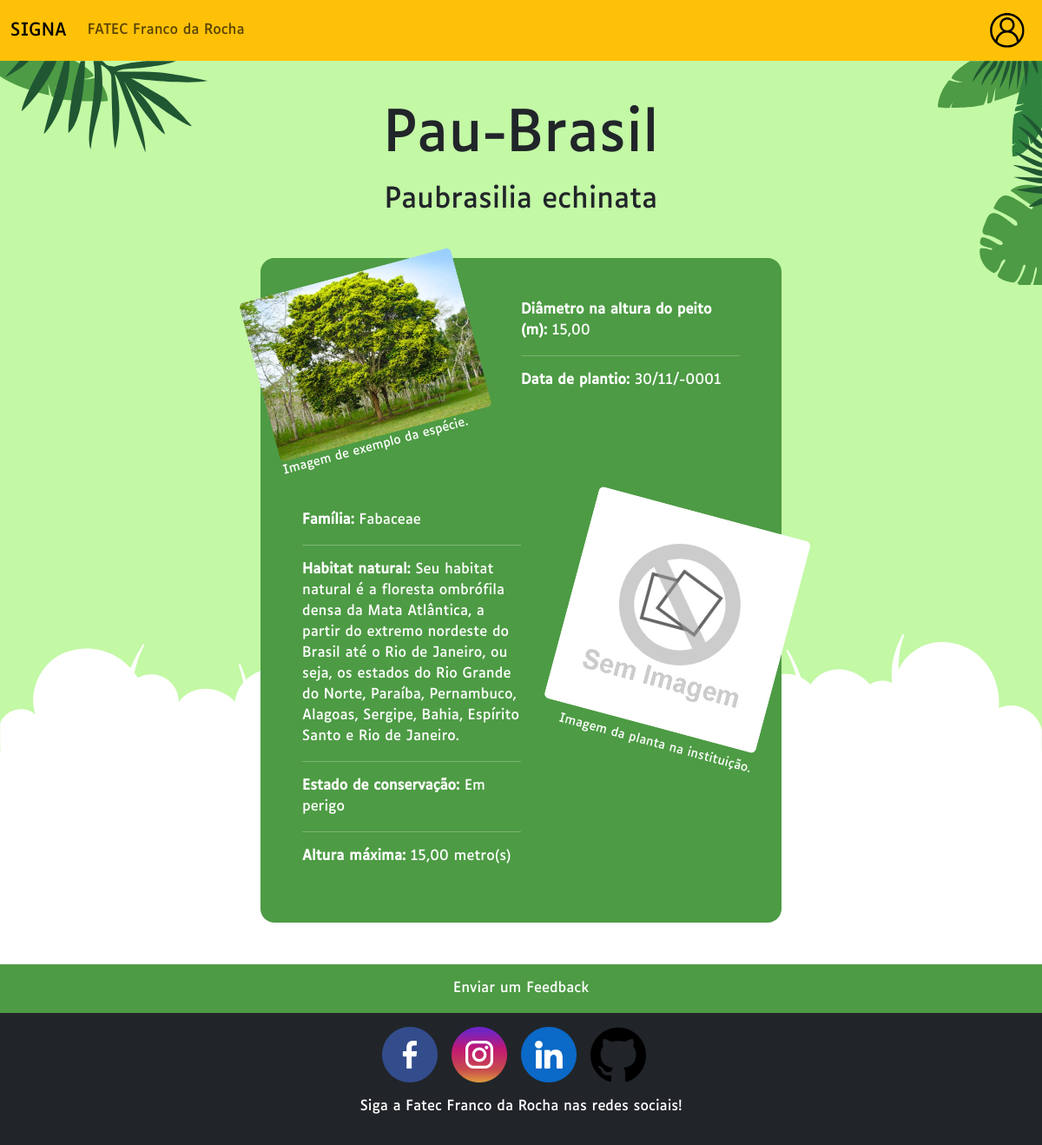
Page /especime/1 on the earlier database version.
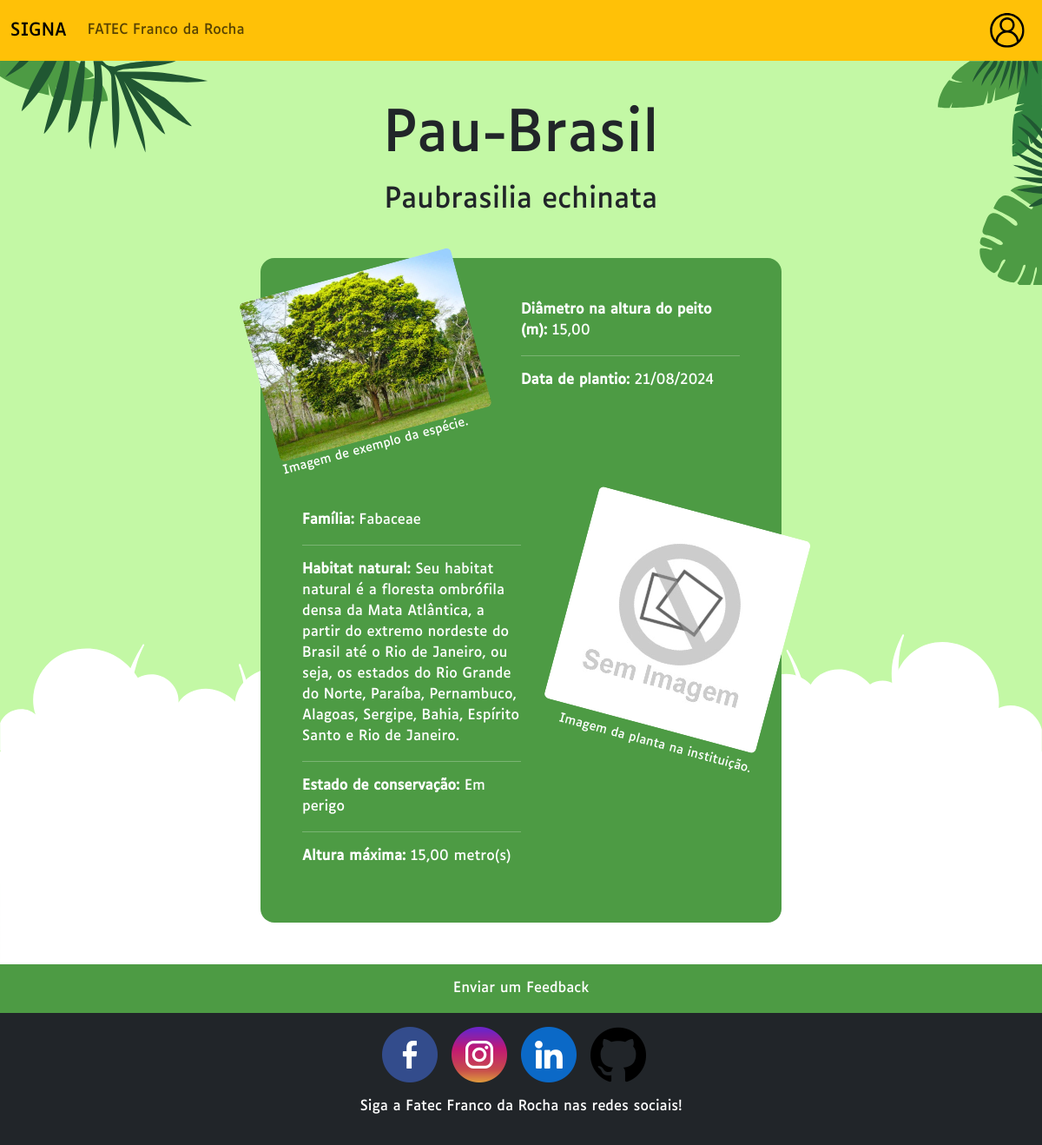
Same page on the later database version.
### tables this page shows
CREATE TABLE TBESPECIME
(
	IDESPECIME INT AUTO_INCREMENT,																	 
	IDESPECIE INT NOT NULL,																			 
	COORD VARCHAR(50),																				 
	IMAGEM VARCHAR(256),																			 
	DESCRICAOIMG VARCHAR(256),																		 
	ESTADO CHAR(1),																					 
	DAP DECIMAL(4,2),																				 
	DATPLANT DATETIME,																			 
	DATACAD DATETIME,																			 
	IDCADADM INT,																					 
	CONSTRAINT TBESPECIME_PK PRIMARY KEY (IDESPECIME),
	CONSTRAINT TBESPECIME_FK_TBESPECIE FOREIGN KEY (IDESPECIE) REFERENCES TBESPECIE(IDESPECIE),
	CONSTRAINT TBESPECIME_FK_TBADMIN FOREIGN KEY (IDCADADM) REFERENCES TBADMIN(IDADMIN)
);

CREATE TABLE TBESPECIE
(
	IDESPECIE INT AUTO_INCREMENT,												  
	NOMECIE VARCHAR(256),						                                  
	NOMEPOP VARCHAR(256),						                                  
	FAMILIA VARCHAR(256),						                                  
	HABITAT VARCHAR(2000),						                                  
	ALTURA DECIMAL(5,2),							                              
	CONSERV CHAR(1),															  
	IMAGEM VARCHAR(256),						                                  
	DESCRICAOIMG VARCHAR(256),					                                  
	DATACAD DATETIME,						                                  
	IDCADADM INT, 
	CONSTRAINT TBESPECIE_PK PRIMARY KEY (IDESPECIE),
	CONSTRAINT TBESPECIE_FK_TBADMIN FOREIGN KEY (IDCADADM) REFERENCES TBADMIN(IDADMIN)
);

### controller/routes.php (called while the page is built, shortened)
<?php
include_once "especime.php";
class Route
{
    function abrirExibirEspecime($idEspecime)
    {
        $planta = new EspecimeController();
        $planta = $planta->buscarTudo($idEspecime);
        include_once "view/paginaExibePlanta.php";
    }
}
?>

### model/especime.php (called while the page is built, shortened)
<?php
class Especime
{
    private $IDESPECIME;
    function buscarTudo()
    {
        $con = Conexao::conectar();
        $cmd = $con->prepare("SELECT TBA.IMAGEM 'IMGESPECIME',TBA.DESCRICAOIMG 'DESCESPECIME',DAP,DATPLANT 'DATPLANT',NOMECIE,NOMEPOP,FAMILIA,HABITAT,CONSERV,ALTURA,TBB.IDESPECIE,TBB.IMAGEM 'IMGESPECIE',TBB.DESCRICAOIMG 'DESCESPECIE'
        FROM TBESPECIME TBA JOIN TBESPECIE TBB ON TBA.IDESPECIE = TBB.IDESPECIE WHERE IDESPECIME = :IDESPECIME");
        $cmd->bindParam(":IDESPECIME", $this->IDESPECIME);
        $cmd->execute();
        return $cmd->fetch(PDO::FETCH_OBJ);
    }
}
?>

### controller/especime.php (called while the page is built, shortened)
<?php
include_once "model/especime.php";
class EspecimeController
{
    function buscarTudo($id)
    {
        $especime = new Especime();
        $especime->IDESPECIME = $id;
        return $especime->buscarTudo();
    }
}
?>

### view/paginaExibePlanta.php (the view, shortened to what this page needs)
<!DOCTYPE html>
<html lang="pt-br">
<head>
    <?php include_once "resource/head.php";?>
</head>
<body class="d-flex flex-column min-vh-100">
    <div class="corpo min-vh-100 h-100">
        <div class="conteudo bg-secondary h-100 clouds">
            <div class="container-fluid folhas p-0 m-0 row justify-content-center align-content-center position-relative h-100">
                <section class="col-sm-10 col-lg-8 col-xl-6 p-0 my-5" style="z-index: 2;">
                    <header class="display-1 text-center mb-3 text-break"><?php echo $planta->NOMEPOP;?></header>
                    <h2 class="text-center mb-5"><?php echo $planta->NOMECIE;?></h2>
                    <article class="bg-verde p-3 p-lg-5 rounded-4 text-white ">
                        <div class="row m-0 mb-md-3">
                            <div class="col-md-6 p-0 mb-3 mb-md-0">
                                <figure class="figure imgview1">
                                    <img src="<?php echo isset($planta->IMGESPECIE) ? URL."resource/imagens/especies/$planta->IMGESPECIE" : URL."resource/sem_imagem.jpg";?>" aria-label="<?php echo "$planta->DESCESPECIE";?>" alt="<?php echo "$planta->DESCESPECIE";?>" class="w-100 rounded">
                                    <figcaption class="figure-caption text-white">Imagem de exemplo da espécie.</figcaption>
                                </figure>
                            </div>
                            <div class="col-md-6 p-0">
                                <p><strong><?php echo "Diâmetro na altura do peito (m):</strong> ".number_format($planta->DAP, 2, ',', '.');?></p>
                                <hr>
                                <p><strong><?php echo "Data de plantio:</strong> ".date("d/m/Y",strtotime($planta->DATPLANT));?></p>
                            </div>
                        </div>
                        <div class="row m-0">
                            <div class="col-md-6 p-0">
                                <p><strong><?php echo "Família:</strong> $planta->FAMILIA";?></p>
                                <hr>
                                <p><strong><?php echo "Habitat natural:</strong> $planta->HABITAT";?></p>
                                <hr>
                                <?php $estadosConservação = [0 => 'Extinto', 1 => 'Extinto na natureza', 2 => 'Criticamente em perigo', 3 => 'Em perigo', 4 => 'Vulnerável', 5 => 'Quase ameaçado', 6 => 'Pouco preocupante', 7 => 'Dados Deficientes', 8 => 'Não avaliada'];?>
                                <p><strong><?php echo "Estado de conservação:</strong> ".$estadosConservação[$planta->CONSERV];?></p>
                                <hr>
                                <p><strong><?php echo "Altura máxima:</strong> ".number_format($planta->ALTURA, 2, ',', '.')." metro(s)";?></p>
                            </div>
                            <div class="col-md-6 p-0">
                                <figure class="figure imgview2">
                                    <img src="<?php echo isset($planta->IMGESPECIME) ? URL."resource/imagens/especimes/$planta->IMGESPECIME" : URL."resource/sem_imagem.jpg" ;?>" aria-label="<?php echo "$planta->DESCESPECIME";?>" class=" w-100 figure-img img-fluid rounded" alt="<?php echo "$planta->DESCESPECIME";?>">
                                    <figcaption class="figure-caption text-end text-white">Imagem da planta na instituição.</figcaption>
                                </figure>
                            </div>
                        </div>
                    </article>
                </section>
            </div>
        </div>
    </div>
</body>
</html>

Differences in the rows shown:
changed tbespecime "Pau-Brasil": DATPLANT "30/11/-0001" → "21/08/2024"
